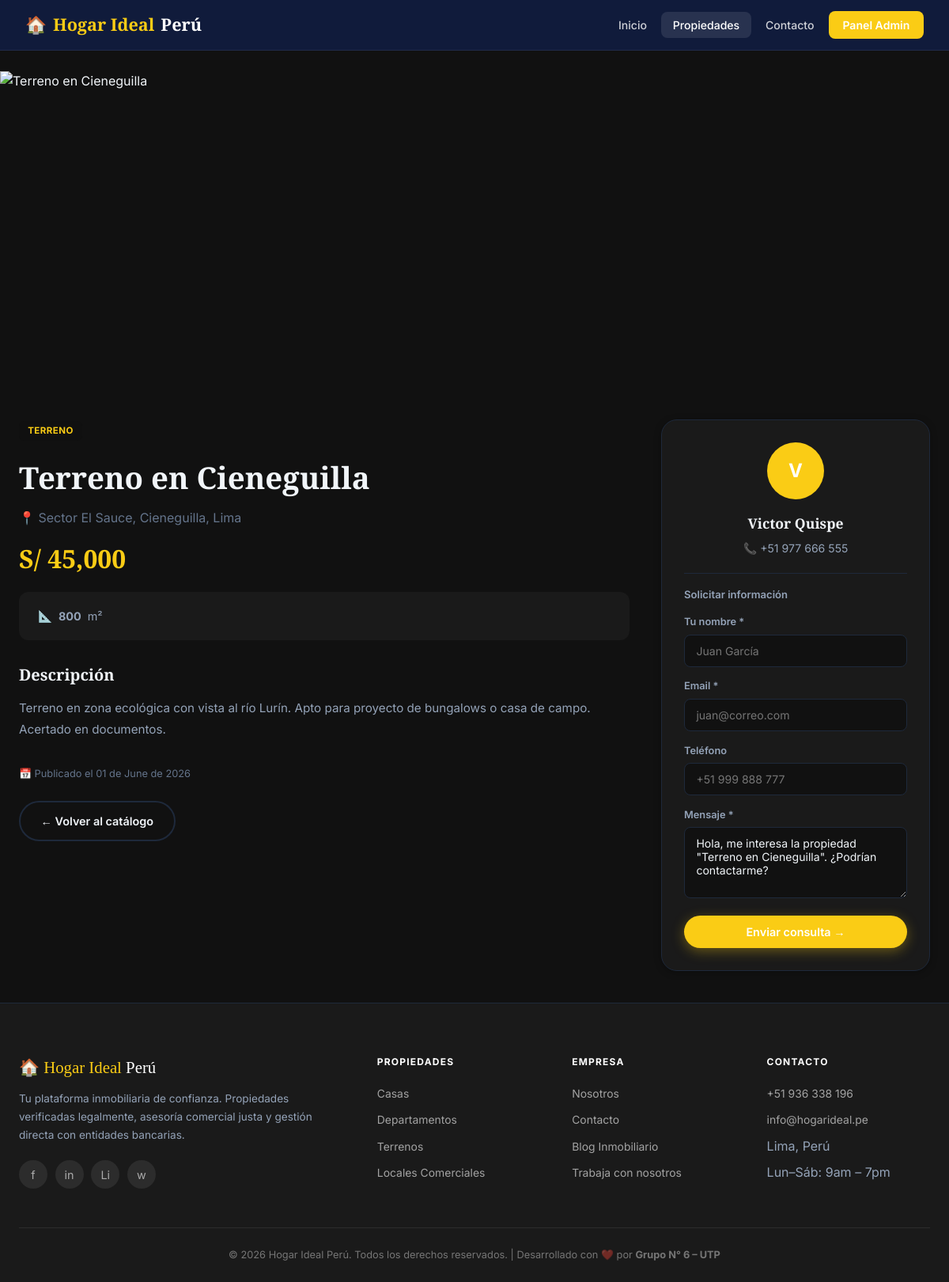
Page /public/propiedad/detalle/8 on the committed database.
### tables this page shows
CREATE TABLE IF NOT EXISTS `propiedades` (
  `id`               INT UNSIGNED AUTO_INCREMENT PRIMARY KEY,
  `titulo`           VARCHAR(200)  NOT NULL,
  `descripcion`      TEXT,
  `precio`           DECIMAL(12,2) NOT NULL,
  `tipo`             ENUM('casa','departamento','terreno','local') NOT NULL DEFAULT 'casa',
  `habitaciones`     TINYINT UNSIGNED DEFAULT 0,
  `banos`            TINYINT UNSIGNED DEFAULT 0,
  `estacionamientos` TINYINT UNSIGNED DEFAULT 0,
  `metros2`          DECIMAL(8,2),
  `direccion`        VARCHAR(255),
  `imagen`           VARCHAR(255) DEFAULT 'no-imagen.jpg',
  `vendedor_id`      INT UNSIGNED,
  `activo`           TINYINT(1) DEFAULT 1,
  `destacado`        TINYINT(1) NOT NULL DEFAULT 0,
  `created_at`       TIMESTAMP DEFAULT CURRENT_TIMESTAMP,
  FOREIGN KEY (`vendedor_id`) REFERENCES `vendedores`(`id`) ON DELETE SET NULL
);

CREATE TABLE IF NOT EXISTS `vendedores` (
  `id`         INT UNSIGNED AUTO_INCREMENT PRIMARY KEY,
  `nombre`     VARCHAR(100) NOT NULL,
  `apellido`   VARCHAR(100) NOT NULL,
  `email`      VARCHAR(150) NOT NULL UNIQUE,
  `telefono`   VARCHAR(20),
  `zona`       VARCHAR(100) NULL,
  `comision`   DECIMAL(5,2) NULL DEFAULT 3.00,
  `usuario_id` INT UNSIGNED NULL,
  `foto`       VARCHAR(255) DEFAULT 'default.jpg',
  `created_at` TIMESTAMP DEFAULT CURRENT_TIMESTAMP,
  FOREIGN KEY (`usuario_id`) REFERENCES `usuarios`(`id`) ON DELETE SET NULL
);

### core/Controller.php (called while the page is built, shortened)
<?php
class Controller {
    protected function render(string $view, array $data = []): void {
        extract($data);
        $viewFile = APP_ROOT . '/app/views/' . $view . '.php';
        require_once $viewFile;
    }
}

### app/controllers/PropiedadController.php (called while the page is built, shortened)
<?php
require_once APP_ROOT . '/core/Controller.php';
require_once APP_ROOT . '/app/models/Propiedad.php';
class PropiedadController extends Controller {
    private Propiedad $propiedad;
    public function __construct() {
        $this->propiedad = new Propiedad();
    }
    public function detalle(string $id = '0'): void {
        $propiedad = $this->propiedad->detalleConVendedor((int)$id);
        $this->render('propiedades/detalle', [
            'titulo'    => $propiedad->titulo . ' – ' . APP_NAME,
            'propiedad' => $propiedad,
        ]);
    }
}

### core/App.php (called while the page is built, shortened)
<?php
class App {
    protected string $method     = 'index';
    public function __construct() {
        $url = $this->parseUrl();
        if (!empty($url[0])) {
            $controllerName = ucfirst(strtolower($url[0])) . 'Controller';
            $controllerFile = APP_ROOT . '/app/controllers/' . $controllerName . '.php';
            if (file_exists($controllerFile)) {
                unset($url[0]);
            } else {
                $this->notFound();
                return;
            }
        }
        $this->controller = new $this->controller();
        if (!empty($url[1])) {
            if (method_exists($this->controller, $url[1])) {
                $this->method = $url[1];
                unset($url[1]);
            } else {
                $this->notFound();
                return;
            }
        }
        $this->params = $url ? array_values($url) : [];
        call_user_func_array([$this->controller, $this->method], $this->params);
    }
    private function parseUrl(): array {
        if (isset($_GET['url'])) {
            $url = rtrim($_GET['url'], '/');
            $url = filter_var($url, FILTER_SANITIZE_URL);
            return explode('/', $url);
        }
        return [];
    }
}

### public/index.php (called while the page is built, shortened)
<?php
require_once APP_ROOT . '/core/Database.php';
require_once APP_ROOT . '/core/Model.php';
require_once APP_ROOT . '/core/Controller.php';
require_once APP_ROOT . '/core/App.php';
$app = new App();

### core/Database.php (called while the page is built, shortened)
<?php
class Database {
    private static ?Database $instance = null;
    private PDO $pdo;
    private function __construct() {
        $dsn = 'mysql:host=' . DB_HOST . ';dbname=' . DB_NAME . ';charset=' . DB_CHARSET;
        $options = [
            PDO::ATTR_ERRMODE            => PDO::ERRMODE_EXCEPTION,
            PDO::ATTR_DEFAULT_FETCH_MODE => PDO::FETCH_OBJ,
            PDO::ATTR_EMULATE_PREPARES   => false,
        ];
        try {
            $this->pdo = new PDO($dsn, DB_USER, DB_PASS, $options);
        } catch (PDOException $e) {
            die('<div style="font-family:sans-serif;padding:2rem;background:#fee;color:#c00;border-radius:8px">
                <h3>⚠️ Error de conexión a la base de datos</h3>
                <p>' . $e->getMessage() . '</p>
                <p>Verifica que MySQL esté corriendo en XAMPP y que la base <strong>' . DB_NAME . '</strong> exista.</p>
                </div>');
        }
    }
    public static function getInstance(): Database {
        if (self::$instance === null) {
            self::$instance = new self();
        }
        return self::$instance;
    }
    public function query(string $sql, array $params = []): PDOStatement {
        $stmt = $this->pdo->prepare($sql);
        $stmt->execute($params);
        return $stmt;
    }
}

### app/models/Propiedad.php (called while the page is built, shortened)
<?php
require_once APP_ROOT . '/core/Model.php';
class Propiedad extends Model {
    public function detalleConVendedor(int $id): object|false {
        $sql = "SELECT p.*, v.nombre AS vendedor_nombre, v.apellido AS vendedor_apellido,
                       v.telefono AS vendedor_telefono, v.email AS vendedor_email, v.foto AS vendedor_foto
                FROM propiedades p
                LEFT JOIN vendedores v ON p.vendedor_id = v.id
                WHERE p.id = ? LIMIT 1";
        return $this->rawOne($sql, [$id]);
    }
    public static function formatearPrecio(float $precio): string {
        return 'S/ ' . number_format($precio, 0, '.', ',');
    }
}

### core/Model.php (called while the page is built, shortened)
<?php
abstract class Model {
    protected Database $db;
    public function __construct() {
        $this->db = Database::getInstance();
    }
    public function rawOne(string $sql, array $params = []): object|false {
        return $this->db->query($sql, $params)->fetch();
    }
}

### app/views/propiedades/detalle.php (the view, shortened to what this page needs)
<?php $activePage = 'propiedades'; require_once APP_ROOT . '/app/views/layouts/header.php'; ?>
<div class="detail-page">
  <img class="detail-hero"
       src="<?= $propiedad->imagen !== 'no-imagen.jpg' ? UPLOAD_URL . htmlspecialchars($propiedad->imagen) : '' ?>"
       alt="<?= htmlspecialchars($propiedad->titulo) ?>"
       onerror="this.src='https://images.unsplash.com/photo-1600596542815-ffad4c1539a9?w=1400&q=80'">
  <div class="detail-body">
    <div class="detail-grid">
      <div>
        <span class="badge badge-blue" style="margin-bottom:1rem;display:inline-block">
          <?= ucfirst($propiedad->tipo) ?>
        </span>
        <h1 class="detail-title"><?= htmlspecialchars($propiedad->titulo) ?></h1>
        <p style="color:var(--text-3);margin-bottom:.8rem;display:flex;align-items:center;gap:.4rem">
          📍 <?= htmlspecialchars($propiedad->direccion ?: 'Lima, Perú') ?>
        </p>
        <p class="detail-price"><?= Propiedad::formatearPrecio((float)$propiedad->precio) ?></p>
        <div class="detail-features">
          <?php if ($propiedad->metros2): ?>
            <div class="detail-feat">📐 <strong><?= (int)$propiedad->metros2 ?></strong> m²</div>
          <?php endif; ?>
        </div>
        <?php if ($propiedad->descripcion): ?>
        <div style="margin-bottom:2rem">
          <h2 style="font-family:'Playfair Display',serif;font-size:1.25rem;margin-bottom:.75rem">Descripción</h2>
          <p class="detail-desc"><?= nl2br(htmlspecialchars($propiedad->descripcion)) ?></p>
        </div>
        <?php endif; ?>
        <p style="font-size:.8rem;color:var(--text-3);margin-top:1.5rem">
          📅 Publicado el <?= date('d \d\e F \d\e Y', strtotime($propiedad->created_at)) ?>
        </p>
        <div style="margin-top:1.5rem">
          <a href="<?= BASE_URL ?>/propiedad" class="btn btn-outline" style="border-color:var(--border);color:var(--text)">
            ← Volver al catálogo
          </a>
        </div>
      </div>
      <div>
        <div class="agent-card">
          <?php if (!empty($propiedad->vendedor_nombre)): ?>
            <div class="agent-card__avatar">
              <?= strtoupper(substr($propiedad->vendedor_nombre, 0, 1)) ?>
            </div>
            <p class="agent-card__name">
              <?= htmlspecialchars($propiedad->vendedor_nombre . ' ' . $propiedad->vendedor_apellido) ?>
            </p>
            <p class="agent-card__tel">📞 <?= htmlspecialchars($propiedad->vendedor_telefono ?: 'Consultar') ?></p>
          <?php else: ?>
            <div class="agent-card__avatar">H</div>
            <p class="agent-card__name">Hogar Ideal Perú</p>
            <p class="agent-card__tel">📞 +51 936 338 196</p>
          <?php endif; ?>
          <hr style="border:none;border-top:1px solid var(--border);margin:1rem 0">
          <p style="font-size:.82rem;font-weight:600;color:var(--text-2);margin-bottom:.75rem">Solicitar información</p>
          <form class="contact-form" action="<?= BASE_URL ?>/contacto" method="POST" data-validate>
            <label>Tu nombre *</label>
            <input type="text" name="nombre" placeholder="Juan García" required>
            <label>Email *</label>
            <input type="email" name="email" placeholder="juan@correo.com" required>
            <label>Teléfono</label>
            <input type="tel" name="telefono" placeholder="+51 999 888 777">
            <label>Mensaje *</label>
            <textarea name="mensaje" required>Hola, me interesa la propiedad "<?= htmlspecialchars($propiedad->titulo) ?>". ¿Podrían contactarme?</textarea>
            <button type="submit" class="btn btn-primary" style="width:100%;margin-top:.9rem;justify-content:center">
              Enviar consulta →
            </button>
          </form>
        </div>
      </div>
    </div>
  </div>
</div>
<?php require_once APP_ROOT . '/app/views/layouts/footer.php'; ?>

### app/views/layouts/header.php (shortened to what this page needs)
<!DOCTYPE html>
<html lang="es">
<head>
  <link rel="stylesheet" href="<?= BASE_URL ?>/css/app.css">
</head>
<body>
<nav class="navbar">
  <a href="<?= BASE_URL ?>/" class="navbar__brand">
    🏠 <span>Hogar Ideal</span> Perú
  </a>
  <ul class="navbar__nav">
    <li><a href="<?= BASE_URL ?>/"               class="<?= ($activePage ?? '') === 'home'       ? 'active' : '' ?>">Inicio</a></li>
    <li><a href="<?= BASE_URL ?>/propiedad"       class="<?= ($activePage ?? '') === 'propiedades'? 'active' : '' ?>">Propiedades</a></li>
    <li><a href="<?= BASE_URL ?>/contacto"        class="<?= ($activePage ?? '') === 'contacto'   ? 'active' : '' ?>">Contacto</a></li>
    <li><a href="<?= BASE_URL ?>/auth/login"      class="navbar__cta">Panel Admin</a></li>
  </ul>
</nav>
<main>

### app/views/layouts/footer.php (shortened to what this page needs)
</main>
<footer class="footer">
  <div class="container">
    <div class="footer__grid">
      <div>
        <div class="footer__brand-name">🏠 <span>Hogar Ideal</span> Perú</div>
        <p class="footer__desc">
          Tu plataforma inmobiliaria de confianza. Propiedades verificadas legalmente,
          asesoría comercial justa y gestión directa con entidades bancarias.
        </p>
        <div class="footer__social">
          <a href="#" title="Facebook">f</a>
          <a href="#" title="Instagram">in</a>
          <a href="#" title="LinkedIn">Li</a>
          <a href="#" title="WhatsApp">w</a>
        </div>
      </div>
      <div>
        <p class="footer__col-title">Propiedades</p>
        <ul class="footer__links">
          <li><a href="<?= BASE_URL ?>/propiedad?tipo=casa">Casas</a></li>
          <li><a href="<?= BASE_URL ?>/propiedad?tipo=departamento">Departamentos</a></li>
          <li><a href="<?= BASE_URL ?>/propiedad?tipo=terreno">Terrenos</a></li>
          <li><a href="<?= BASE_URL ?>/propiedad?tipo=local">Locales Comerciales</a></li>
        </ul>
      </div>
      <div>
        <p class="footer__col-title">Empresa</p>
        <ul class="footer__links">
          <li><a href="<?= BASE_URL ?>/">Nosotros</a></li>
          <li><a href="<?= BASE_URL ?>/contacto">Contacto</a></li>
          <li><a href="#">Blog Inmobiliario</a></li>
          <li><a href="#">Trabaja con nosotros</a></li>
        </ul>
      </div>
      <div>
        <p class="footer__col-title">Contacto</p>
        <ul class="footer__links">
          <li><a href="tel:+51936338196">+51 936 338 196</a></li>
          <li><a href="mailto:info@hogarideal.pe">info@hogarideal.pe</a></li>
          <li>Lima, Perú</li>
          <li>Lun–Sáb: 9am – 7pm</li>
        </ul>
      </div>
    </div>
    <div class="footer__bottom">
      <p>&copy; <?= date('Y') ?> <?= APP_NAME ?>. Todos los derechos reservados.
         | Desarrollado con ❤️ por <strong>Grupo N° 6 – UTP</strong></p>
    </div>
  </div>
</footer>
</body>
</html>

### rows in the picture
propiedades: tipo "TERRENO", titulo "Terreno en Cieneguilla", direccion "Sector El Sauce, Cieneguilla, Lima", precio "S/ 45,000", metros2 "800", descripcion "Terreno en zona ecológica con vista al río Lurín. Apto para proyecto de bungalows o casa de campo. Acertado en documentos.", created_at "01 de June de 2026", vendedor.nombre "V", vendedor.apellido "Victor Quispe", vendedor.telefono "+51 977 666 555", mensaje "Hola, me interesa la propiedad \"Terreno en Cieneguilla\". ¿Podrían contactarme?"

### other values in the picture
APP_NAME "Hogar Ideal Perú"
